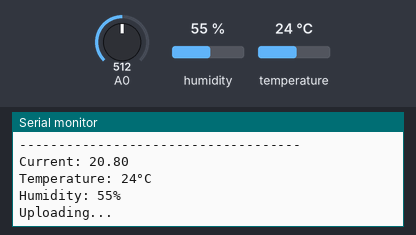
Simulated run of this sketch. Board: ESP8266 (Wemos D1 mini). Shown: the last lines printed to the serial monitor. The inputs (shaded band) are chosen by the test bench; at power-on: humidity 55 %, A0 = 512, temperature 24 °C. WiFi joins after 1.5 s; servers stay silent unless stated.

Above: at 6.2 s.
6.3 s: humidity set to 22 %
At 8.1 s:
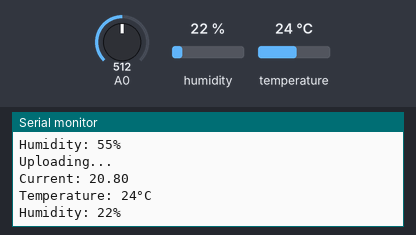
9.5 s: A0 set to 716
At 11.3 s:
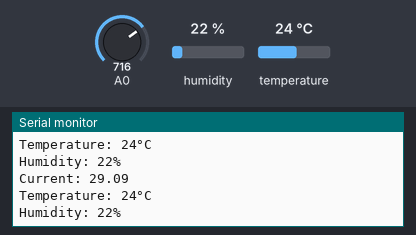
12.7 s: temperature set to 12 °C
At 15.6 s:
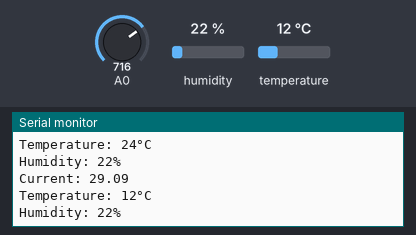
15.9 s: A0 set to 900
At 18.8 s:
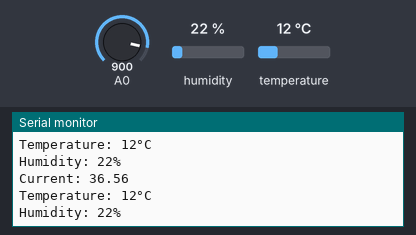
19.1 s: humidity set to 40 %
At 21.0 s:
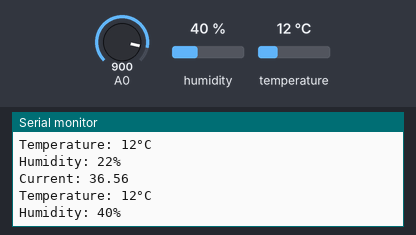
Timing chart, 0 to 22.5 s (numbered marks = the images above; inputs shaded):
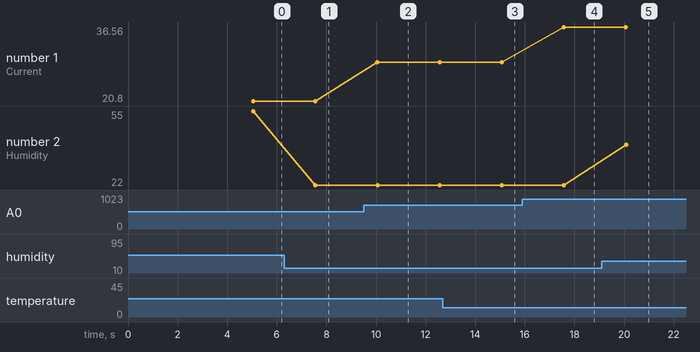

Measured:
- after the input at 6.3 s, the serial monitor: prints a new line after 1.3 s (image 1)
- after the input at 9.5 s, the serial monitor: prints a new line after 0.56 s (image 2)
- after the input at 12.7 s, the serial monitor: prints a new line after 2.4 s (image 3)
- after the input at 15.9 s, the serial monitor: prints a new line after 1.7 s (image 4)
- after the input at 19.1 s, the serial monitor: prints a new line after 0.98 s (image 5)
- plotted number 1: 20.8 → 29.09 after the input at 9.5 s, 29.09 → 36.56 after the input at 15.9 s
- plotted number 2: 55 → 22 after the input at 6.3 s, 22 → 40 after the input at 19.1 s

The sketch:

Test.ino
```cpp
/*
    ThingSpeak data uploader

     Connect to an access point using Static IP
    Send cell current data to ThingSpeak channel

     (c) Didier Juges, 2022-2024

    ThinkSpeak related code from:
    https://docs.arduino.cc/tutorials/generic/WiFi101ThingSpeakDataUploader/

*/

#include <ESP8266WiFi.h>
#include <WiFiClient.h>
#include <Adafruit_Sensor.h>
#include <DHT.h>
#include <DHT_U.h>

// D1 mini dht library needs DHT sensor library for ESPx v1.19, which requires Adafruit Unified Sendor library, installed v1.1.14

#define DHTPIN      14
#define DHTTYPE     DHT11     // DHT 11

DHT_Unified dht( DHTPIN, DHTTYPE );

bool DEBUG_HTTP = true;

const char* ssid     = "your ssid";
const char* password = "your password";

// note that I use fixed IP addresses because my NETGEAR router's DHCP server keeps crashing
IPAddress local_IP( 192, 168, 0, 9 );
IPAddress gateway( 192, 168, 0, 1 );
IPAddress subnet( 255, 255, 255, 0 );
IPAddress primaryDNS( 192, 168, 0, 1 ); //optional
IPAddress secondaryDNS( 8, 8, 4, 4 ); //optional


char thingSpeakAddress[] = "api.thingspeak.com";
String APIKey = "your write API key";
const long updateThingSpeakInterval = 300 * 1000;  //  minutes interval at which to update ThingSpeak
long lastConnectionTime = updateThingSpeakInterval;
boolean lastConnected = false;
WiFiClient thingspeak;

long lastPrintTime = 0;
const int printDelay( 2000 );

void setup(){
  Serial.begin( 115200 );

  Serial.println( "\n\n\nChlorine Cell Monitor" );
  delay( 3000 );

  if( !WiFi.config( local_IP, gateway, subnet, primaryDNS, secondaryDNS )){
    Serial.println( "STA Failed to configure" );
  }
  delay( 500 );

  Serial.print( "\nChlorine Cell Monitor\n" );
  Serial.print( "Connecting to " );
  Serial.println( ssid );

  WiFi.begin( ssid, password );

  while( WiFi.status() != WL_CONNECTED ){
    delay( 100 );
    Serial.print( "." );
  }

  Serial.println( "" );
  Serial.println( "WiFi connected!" );
  Serial.print( "IP address: " );
  Serial.println( WiFi.localIP() );
  Serial.print( "ESP Mac Address: " );
  Serial.println( WiFi.macAddress() );
  Serial.print( "Subnet Mask: " );
  Serial.println( WiFi.subnetMask() );
  Serial.print( "Gateway IP: " );
  Serial.println( WiFi.gatewayIP() );
  Serial.print( "DNS: " );
  Serial.println( WiFi.dnsIP() );

  dht.begin();
  // Print temperature sensor details.
  sensor_t sensor;
  dht.temperature().getSensor( &sensor );
  Serial.println( "------------------------------------" );
  Serial.println( "Temperature Sensor" );
  Serial.print( "Sensor Type: " ); Serial.println( sensor.name );
  Serial.print( "Driver Ver:  " ); Serial.println( sensor.version );
  Serial.print( "Unique ID:   " ); Serial.println( sensor.sensor_id );
  Serial.print( "Max Value:   " ); Serial.print( sensor.max_value ); Serial.println( "°C" );
  Serial.print( "Min Value:   " ); Serial.print( sensor.min_value ); Serial.println( "°C" );
  Serial.print( "Resolution:  " ); Serial.print( sensor.resolution ); Serial.println( "°C" );
  Serial.println(F("------------------------------------"));
  // Print humidity sensor details.
  dht.humidity().getSensor( &sensor );
  Serial.println( "Humidity Sensor" );
  Serial.print( "Sensor Type: " ); Serial.println( sensor.name );
  Serial.print( "Driver Ver:  " ); Serial.println( sensor.version );
  Serial.print( "Unique ID:   " ); Serial.println( sensor.sensor_id );
  Serial.print( "Max Value:   " ); Serial.print( sensor.max_value ); Serial.println( "%" );
  Serial.print( "Min Value:   " ); Serial.print( sensor.min_value ); Serial.println( "%" );
  Serial.print( "Resolution:  " ); Serial.print( sensor.resolution ); Serial.println("%" );
  Serial.println( "------------------------------------" );
} // setup()

void loop(){
  float current, voltage, temp;

  int temperature = 0;
  int humidity = 0;
  int dht_error;

  // print current to Serial Monitor
  if( millis() - lastPrintTime > printDelay ){
    current = analogRead( A0 );
    current = current*6.5/160;
    Serial.print( "Current: " );
    Serial.println( current );
    voltage = 24.5; // this should be an analog input
    temp = 87;     // this should be an analog input

    // Get temperature event and print its value.
    sensors_event_t event;
    dht.temperature().getEvent(&event);
    if (isnan(event.temperature)) {
      Serial.println(F("Error reading temperature!"));
    }else{
      Serial.print(F("Temperature: "));
      temperature = event.temperature;
      Serial.print( temperature );
      Serial.println( F("°C") );
    }
    // Get humidity event and print its value.
    dht.humidity().getEvent(&event);
    if (isnan(event.relative_humidity)) {
      Serial.println(F("Error reading humidity!"));
    }else {
      Serial.print(F("Humidity: "));
      humidity = event.relative_humidity;
      Serial.print( humidity );
      Serial.println( F("%") );
    }

    delay( 500 );
    lastPrintTime = millis();

    // Update ThingSpeak
    if( !thingspeak.connected() && (millis() - lastConnectionTime > updateThingSpeakInterval )){
      Serial.println( "Uploading..." );
      delay( 500 );
      updateThingSpeak( "field1=" + String( current ) + "&field2=" + String( voltage ) + "&field3=" + String( temp ) + "&field4=" + String( temperature ) + "&field5=" + String( humidity ));
    }
  }
} // loop()

void updateThingSpeak( String tsData ){
  if( thingspeak.connect( thingSpeakAddress, 80 )){
    thingspeak.print( "POST /update HTTP/1.1\n" );
    thingspeak.print( "Host: api.thingspeak.com\n" );
    thingspeak.print( "Connection: close\n" );
    thingspeak.print( "X-THINGSPEAKAPIKEY: " + APIKey + "\n" );
    thingspeak.print( "Content-Type: application/x-www-form-urlencoded\n" );
    thingspeak.print( "Content-Length: " );
    thingspeak.print( tsData.length() );
    thingspeak.print( "\n\n" );
    thingspeak.print( tsData );
    lastConnectionTime = millis();
    // wait a bit before disconnecting
    delay( 1000 );
    // Disconnect from ThingSpeak
    thingspeak.stop();
  }
} // updateThingSpeak()
```
